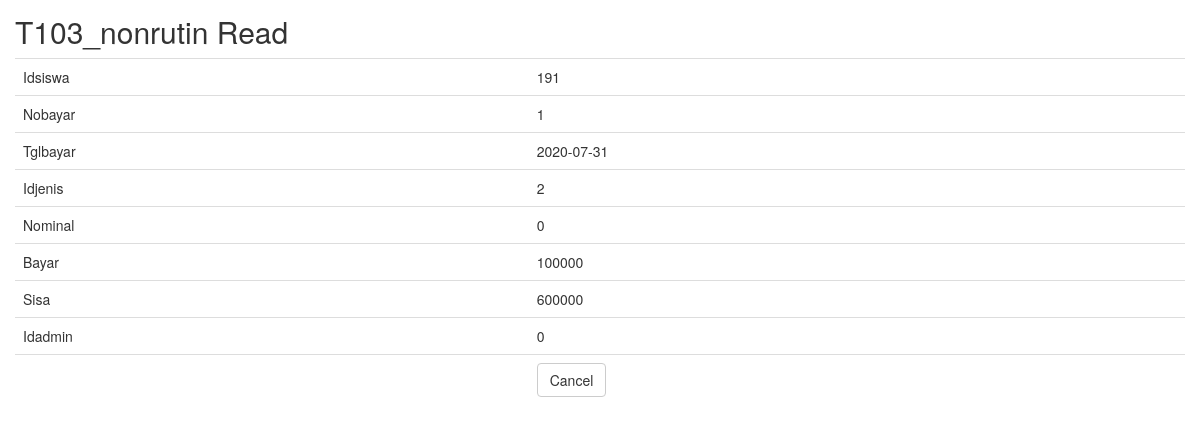
Screenshot of /t103_nonrutin/read/1026 with the database file from the repository.
### tables this page shows
CREATE TABLE `t103_nonrutin` (
  `idnonrutin` int(10) NOT NULL,
  `idsiswa` int(10) NOT NULL,
  `nobayar` varchar(10) NOT NULL,
  `tglbayar` date NOT NULL,
  `idjenis` int(11) NOT NULL,
  `nominal` int(20) NOT NULL,
  `bayar` int(20) NOT NULL,
  `sisa` int(20) NOT NULL,
  `idadmin` int(5) NOT NULL
);

### application/controllers/T103_nonrutin.php (called while the page is built, shortened)
<?php
class T103_nonrutin extends CI_Controller
{
    function __construct()
    {
        $this->load->model('T103_nonrutin_model');
        $this->load->library('form_validation');
    }
    public function read($id)
    {
        $row = $this->T103_nonrutin_model->get_by_id($id);
        if ($row) {
            $data = array(
		'idnonrutin' => $row->idnonrutin,
		'idsiswa' => $row->idsiswa,
		'nobayar' => $row->nobayar,
		'tglbayar' => $row->tglbayar,
		'idjenis' => $row->idjenis,
		'nominal' => $row->nominal,
		'bayar' => $row->bayar,
		'sisa' => $row->sisa,
		'idadmin' => $row->idadmin,
	    );
            $this->load->view('t103_nonrutin/t103_nonrutin_read', $data);
        } else {
            $this->session->set_flashdata('message', 'Record Not Found');
            redirect(site_url('t103_nonrutin'));
        }
    }
}

### index.php (called while the page is built, shortened)
<?php
require_once BASEPATH.'core/CodeIgniter.php';

### application/models/T103_nonrutin_model.php (called while the page is built, shortened)
<?php
class T103_nonrutin_model extends CI_Model
{
    public $table = 't103_nonrutin';
    public $id = 'idnonrutin';
    function get_by_id($id)
    {
        $this->db->where($this->id, $id);
        return $this->db->get($this->table)->row();
    }
}

### application/views/t103_nonrutin/t103_nonrutin_read.php (the view, shortened to what this page needs)
<!doctype html>
<html>
    <head>
        <link rel="stylesheet" href="<?php echo base_url('assets/bootstrap/css/bootstrap.min.css') ?>"/>
    </head>
    <body>
        <h2 style="margin-top:0px">T103_nonrutin Read</h2>
        <table class="table">
	    <tr><td>Idsiswa</td><td><?php echo $idsiswa; ?></td></tr>
	    <tr><td>Nobayar</td><td><?php echo $nobayar; ?></td></tr>
	    <tr><td>Tglbayar</td><td><?php echo $tglbayar; ?></td></tr>
	    <tr><td>Idjenis</td><td><?php echo $idjenis; ?></td></tr>
	    <tr><td>Nominal</td><td><?php echo $nominal; ?></td></tr>
	    <tr><td>Bayar</td><td><?php echo $bayar; ?></td></tr>
	    <tr><td>Sisa</td><td><?php echo $sisa; ?></td></tr>
	    <tr><td>Idadmin</td><td><?php echo $idadmin; ?></td></tr>
	    <tr><td></td><td><a href="<?php echo site_url('t103_nonrutin') ?>" class="btn btn-default">Cancel</a></td></tr>
	</table>
        </body>
</html>

### application/views/t103_nonrutin/t103_nonrutin_read.php (style rules this page uses)
body { padding: 15px; }

### rows the page displays
t103_nonrutin: idsiswa "191", nobayar "1", tglbayar "2020-07-31", idjenis "2", nominal "0", bayar "100000", sisa "600000", idadmin "0"
